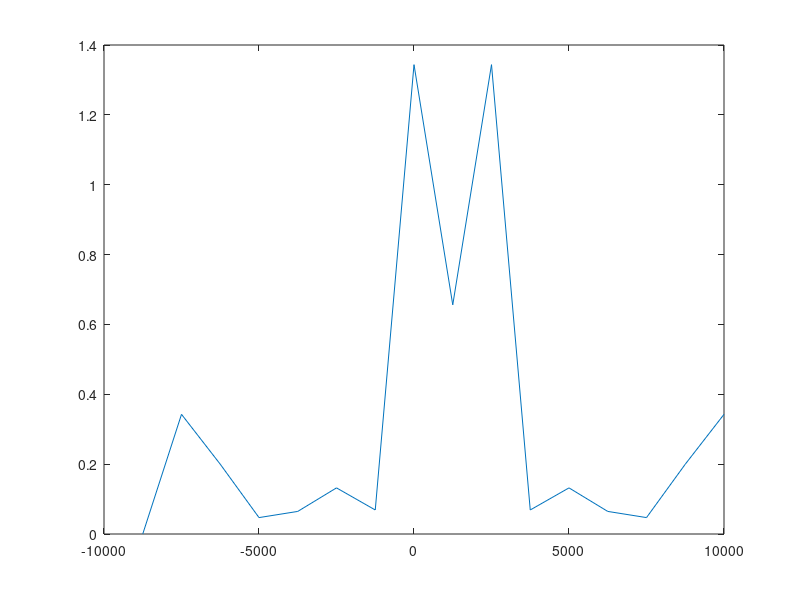

Reproduce this figure in MATLAB. (Note: this script raises an error after producing the figure.)
%% Task 1
%first try
clear;
close all;
clc;
f = 0:200:2000;
fs = 20000;
f = [f 2200 2400 10000];
f = f./10000;
a = [ones(1, 11) zeros(1, 3)];
b = firpm(15, f, a);  %for b we change 15 to 63
B = fft(b);
B = fftshift(B);
step = fs/length(B);
n = -fs/2+step:step:fs/2;
figure;
plot(n,abs(B));

%second case
clear;
clc;
close all;
fs = 20000;
h1=firpm(15,[0 2000/fs/2 2200/fs/2 1],[1 1 0 0]);
h2=firpm(63,[0 2000/fs/2 2200/fs/2 1],[1 1 0 0]);
fvtool(h1,1)
figure;
fvtool(h2,1)

%% Task 2
clear;
clc;
close all;
fs=20000;
n=0:199;
x=sin(2*pi*1000*n/fs)+sin(2*pi*3000*n/fs);
X=fft(x);
sh=fftshift(X);
ww = -pi:2*pi/length(X):pi-1/length(X);
g=ww*fs/2/pi;
m=20*log10(abs(sh));
plot(g,m);

%% Task 3
clear;
clc;
close all;
fs=20000;
h2=firpm(63,[0 2000/fs/2 2200/fs/2 1],[1 1 0 0]);
n=0:199;
x=sin(2*pi*1000*n/fs)+sin(2*pi*3000*n/fs);
y=conv(x,h2);
Y=fft(y);
m=abs(fftshift(Y));
ww=-pi:2*pi/length(Y):pi-1/length(Y);
g=ww*fs/2/pi;
plot(g,m);
